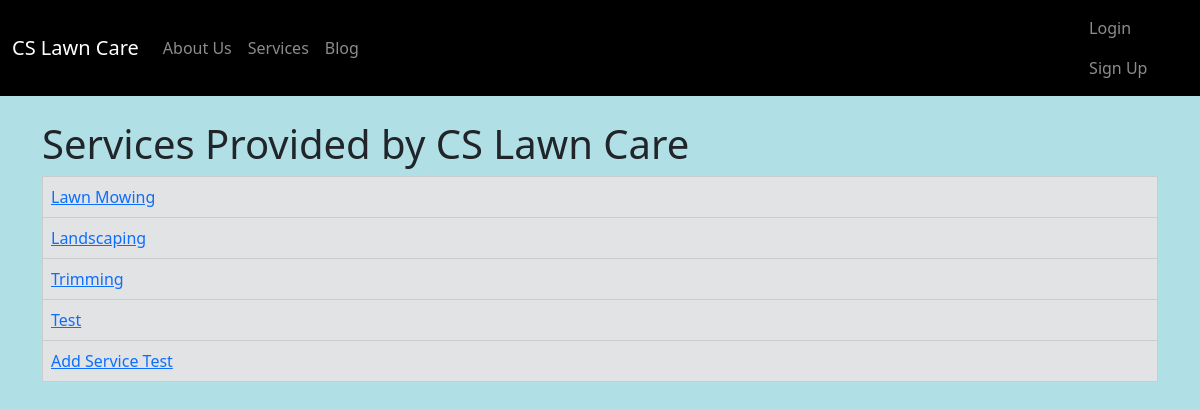
Screenshot of /service_list/ with the database file from the repository.
### LawnCare/models.py (models this page shows, shortened)
class Service(models.Model):
    serv_id = models.CharField(max_length=50)
    serv_title = models.CharField(max_length=200)
    serv_info = models.CharField(max_length=200)
    serv_cost = models.CharField(max_length=200)
    serv_rev = models.ForeignKey('Review', on_delete=models.RESTRICT, null=True)
    def get_absolute_url(self):
        return reverse('service_detail', args=[str(self.id)])

### LawnCare/views.py (the view)
# urls.py: path('service_list/', views.ServiceListView.as_view(), name='service_list'),
class ServiceListView(generic.ListView):
    model = Service

### LawnCare/templates/LawnCare/service_list.html
{% extends "LawnCare/base.html" %}
{% block content %}
 <h1>Services Provided by CS Lawn Care</h1>
    {% if service_list %}
        <table class="table table-bordered">
            {% for service in service_list %}
                <tr class="table-secondary">
                    <td><a href="{{ service.get_absolute_url }}">{{ service.serv_title }}</a></td>
                </tr>
            {% endfor %}
    {% else %}
        <p>There are no services</p>
    {% endif %}
        </table>
{% endblock %}

### rows the page displays
Service: serv_title "Lawn Mowing"
Service: serv_title "Landscaping"
Service: serv_title "Trimming"
Service: serv_title "Test"
Service: serv_title "Add Service Test"
